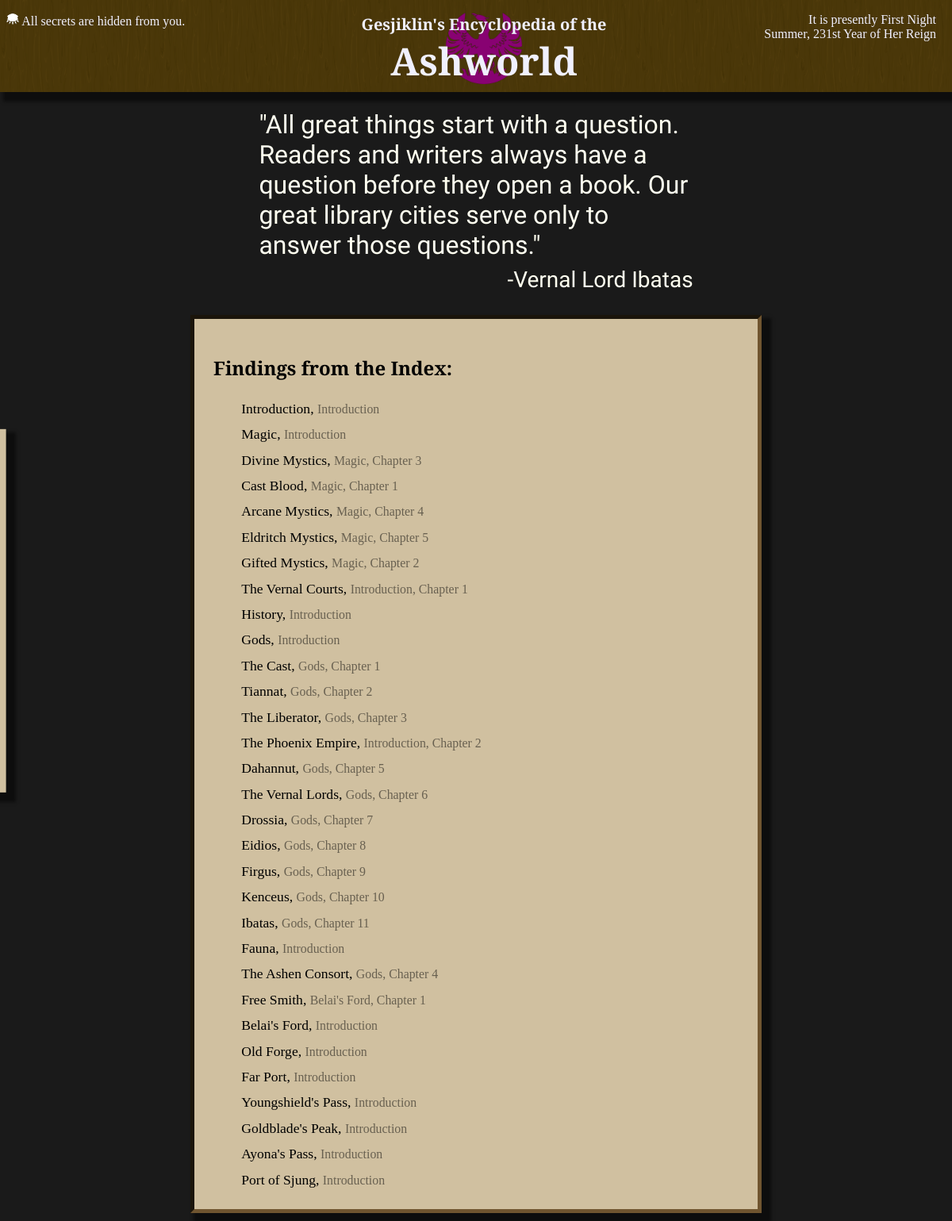
The app's page /search, older data.
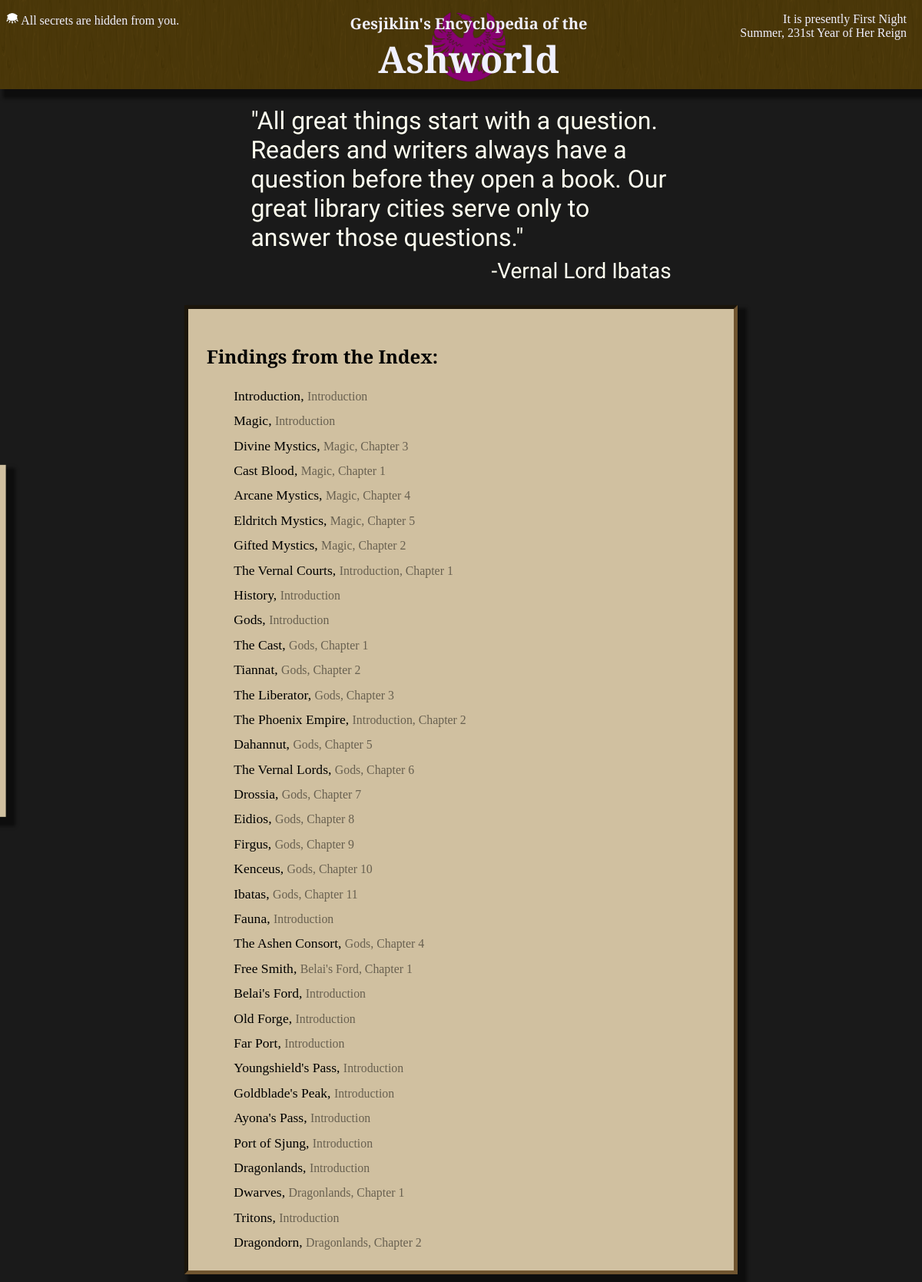
The same page, newer data.
### wiki/models.py (models this page shows, shortened)
class InfoPage(models.Model):
    short_title = models.CharField(max_length = 64, primary_key=True)
    def title(self):
        return self.short_title #self.full_title if self.full_title else self.short_title
    def prev_page(self):
        return InfoPage.objects.get(next_page = self)
    def _chapter(self):
        prev = self
        i = 0
        while True:
            try:
                prev = prev.prev_page()
            except InfoPage.DoesNotExist:
                break
            i += 1
        return (prev, i)
    def chapter(self):
        info, number = self._chapter()
        return "{}, Chapter {}".format(info.title(), number) if number > 0 else "Introduction"
    quote = models.TextField(blank = True)
    text = models.TextField(blank = True)
    next_page = models.ForeignKey(to='self', on_delete=models.SET_NULL, null=True, blank=True)

### wiki/views.py (the view)
# urls.py: path('search', views.search, name='search')
def search(request):
    context = base_context(request)
    context['bad_terms'] = []
    infos = InfoPage.objects.all()
    for term in context['terms']:
        new_infos = infos.filter(text__icontains=term).order_by("short_title")
        if new_infos.count():
            infos = new_infos
        else:
            context['bad_terms'].append(term)
    context['infos'] = infos
    return render(request, 'wiki/search.html', context)

### wiki/views.py (called while the page is built)
def base_context(request):
    context = {}
    context['show_secrets'] = request.session.get('show_secrets', False)
    context['locations'] = MapLocation.objects.all()
    context['terms_str'] = request.GET.get('terms')
    context['terms'] = context['terms_str'].split(' ') if context['terms_str'] else []
    return context

### wiki/templates/wiki/search.html (shortened to what this page needs)
{% extends "wiki/index.html" %}
{% load static %}
{% block head %}
    <link rel="stylesheet" href="{% static 'wiki/search.css' %}"/>
{% endblock %}
{% block content %}
    <p class="quote">
        "All great things start with a question. Readers and writers always have a question before they open a book. Our great library cities serve only to answer those questions."
    </p>
    <p class="quoteauthor">
        -Vernal Lord Ibatas
    </p>
    <div class="textbox">
        <h2>Findings from the Index:</h2>
        {% for info in infos %}
            <a class="searchresult" href="{% url 'info' info.pk %}?terms={{terms_str}}">{{ info.short_title }}, <span class="chapter">{{ info.chapter }}</span></a>
        {% endfor %}
    </div>
{% endblock %}

### wiki/templates/wiki/index.html (shortened to what this page needs)
{% load static %}
{% load wiki_extras %}
<!DOCTYPE HTML>
<html>
<head>
    <link rel="stylesheet" type="text/css" href="{% static 'wiki/style.css' %}"/>
    {% block head %}{% endblock %}
</head>
<body>
<div class="title">
    <image src="{% static 'wiki/Phoenix.png' %}" alt=""/>
    <span><h2>Gesjiklin's Encyclopedia of the</h2><h1>Ashworld</h1></span>
    <p id="secrets" class="left">
        <a href="{% url 'togglesecrets' %}?return={{request.path}}">
            <img id={% if show_secrets %}"alt"{% else %}"main"{% endif %} src="{% static 'wiki/closedEye.png' %}" alt="" height="16"/>
            {% if show_secrets %}
                You are viewing all secrets.
            {% else %}
                All secrets are hidden from you.
            {% endif %}
        </a>
    </p>
    <p id="datetime" class="right">
        It is presently HOUR SECTION <br/>
        Summer, 231st Year of Her Reign
    </p>
</div>
<div class="titlebuffer"></div>
<div class="sidebar">
</div>
<div class="content">
    {% block content %}{% endblock %}
</div>
</body>
</html>

### wiki/static/wiki/style.css (style rules this page uses)
body { padding: 0%; margin: 0%; background-image: url("/static/wiki/stone.png"); background-repeat: repeat; background-attachment: fixed; }
body:before { position: fixed; content:""; top:0; left:0; width:100%; height:100%; opacity: 0.985; background-color: #171717; z-index: -10; }
.title { position: fixed; top: 0; left: 0; width: 100%; margin: 0%; padding: 10px; background-image: url("/static/wiki/wood.jpg"); background-repeat: repeat; text-align: center; background-size: 200px 200px; z-index: 10; }
.title:before { position: absolute; content:""; top:0; left:0; width:100%; height:100%; opacity: 0.85; background: #453605; z-index: -10; }
.title, .title a { color: #f0f0ff; }
.title, .titlebuffer { height: 6em; }
.title img { max-height: 100%; }
.title span { position: absolute; top: 0; left: 50%; transform: translate(-50%, 0%); }
.title h2 { margin-bottom: 0%; font-size: 1.25em; }
.title h1 { margin-top: 0%; margin-bottom: 8px; font-size: 3em; }
.title h1, h2, .sidebar a, .sidebar form { font-family: 'Cinzel Decorative', cursive; }
.title p { position: absolute; top: 0; padding: 0px 8px; }
.title p.right { text-align: right; right: 2em; }
.title p.left { text-align: left; left: 0; }
.title p img#main, .title p:hover img#alt { display: inline; }
.content { padding: 10px 20%; color: #fffff0; }
.content .quote, .content .quoteauthor { font-family: 'Tangerine', cursive; padding-left: 12%; padding-right: 12%; }
.content .quote { font-size: 2em; }
.content .quoteauthor { font-size: 1.75em; text-align: right; margin-top: -24px; }
.content .textbox { color: #000000; padding: 24px; border-style: inset; border-color: #705530; border-width: 5px; line-height: 1.5; }
.sidebar { position: absolute; left: 0; top: 50%; padding: 16px; padding-top: inherit; width: 10%; max-width: 10em; overflow: hidden; z-index: 20; transform: translate(-95%, -50%); transition: transform 1s; }
a { text-decoration: none; color: #000000; }
.title, .content .textbox, .sidebar { box-shadow: 8px 8px 4px 4px #00000080; }
.sidebar, .content .textbox { background-color: #d0c0a0; }

### wiki/static/wiki/search.css (style rules this page uses)
.searchresult { margin-left: 2em; display: block; font-size: 1.1em; margin-top: 6px; }
.searchresult .chapter { font-size: 0.9em; font-weight: normal; color: #00000080; }

Row changes from the older to the newer data that the page shows:
added InfoPage: short_title "Dragonlands", chapter "Introduction"
added InfoPage: short_title "Dwarves", chapter "Dragonlands, Chapter 1"
added InfoPage: short_title "Tritons", chapter "Introduction"
added InfoPage: short_title "Dragondorn", chapter "Dragonlands, Chapter 2"
